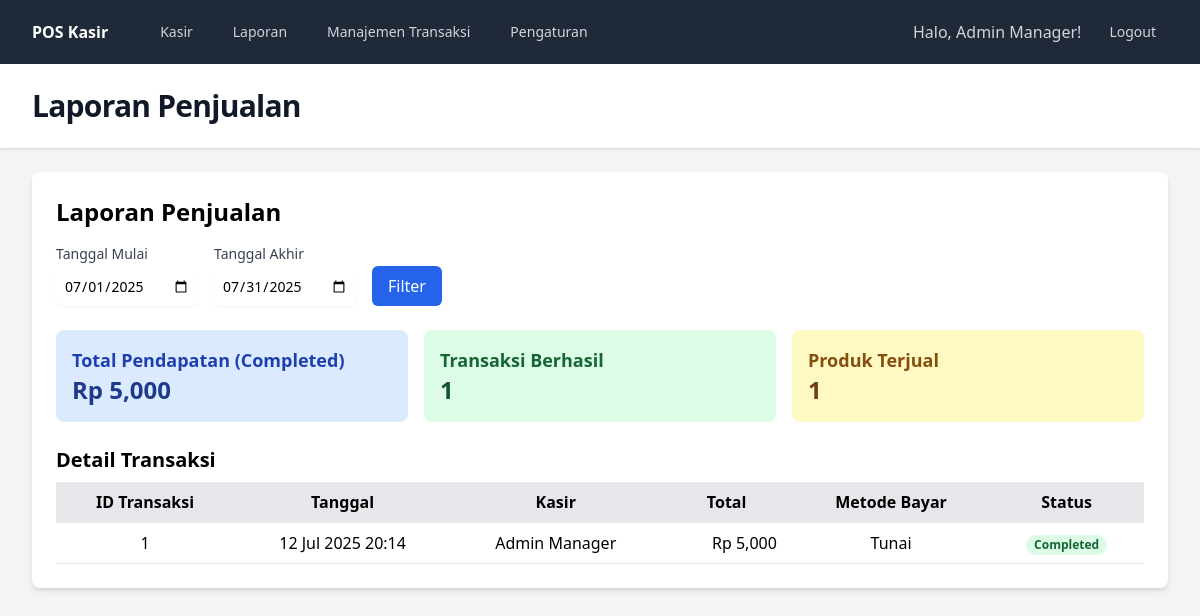
The app's page /reports (signed in), older data.
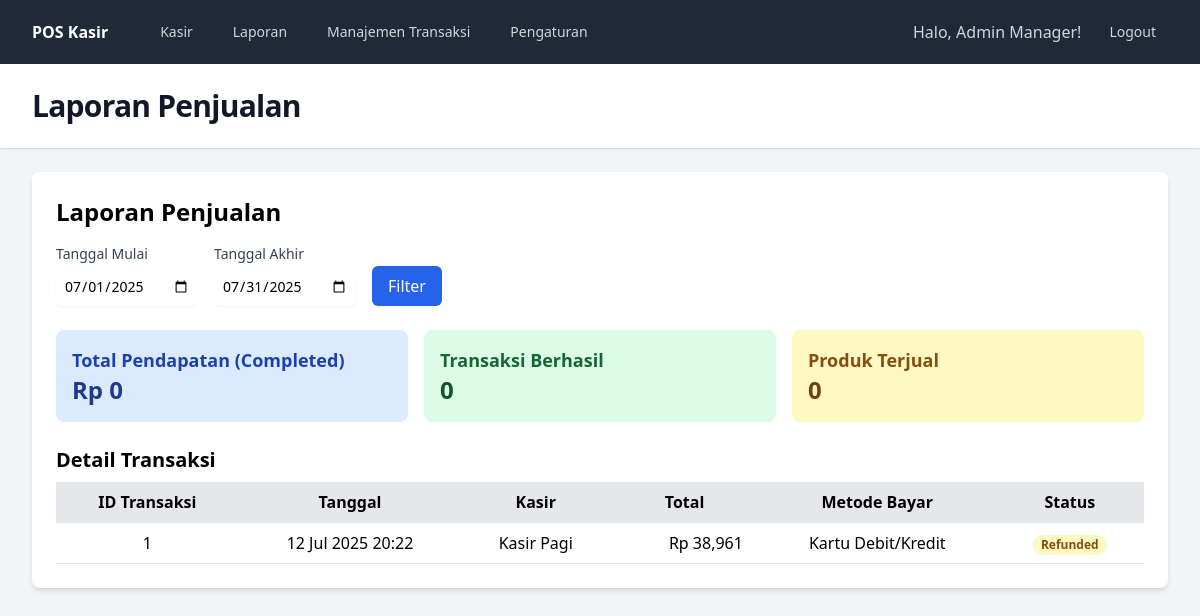
The same page, newer data.
### tables this page shows
CREATE TABLE transactions (
    id INTEGER PRIMARY KEY AUTOINCREMENT,
    employee_id INTEGER NOT NULL,
    final_amount REAL NOT NULL,
    payment_method TEXT NOT NULL,
    status TEXT DEFAULT 'Completed',
    transaction_date DATETIME DEFAULT CURRENT_TIMESTAMP,
    FOREIGN KEY (employee_id) REFERENCES employees(id)
);

CREATE TABLE employees (
    id INTEGER PRIMARY KEY AUTOINCREMENT,
    name TEXT NOT NULL,
    username TEXT NOT NULL UNIQUE,
    password TEXT NOT NULL,
    role_id INTEGER,
    is_active INTEGER DEFAULT 1,
    FOREIGN KEY (role_id) REFERENCES roles(id)
);

### src/views/reports/sales.php (the view, shortened to what this page needs)
<div class="bg-white p-6 rounded-lg shadow-md">
    <h2 class="text-2xl font-bold mb-4">Laporan Penjualan</h2>
    <div class="mb-6">
        <form method="GET" action="/reports" class="flex items-end space-x-4">
            <div>
                <label for="start_date" class="block text-sm font-medium text-gray-700">Tanggal Mulai</label>
                <input type="date" name="start_date" id="start_date" value="<?= htmlspecialchars($startDate) ?>" class="mt-1 block w-full rounded-md border-gray-300 shadow-sm focus:border-indigo-500 focus:ring-indigo-500 sm:text-sm p-2">
            </div>
            <div>
                <label for="end_date" class="block text-sm font-medium text-gray-700">Tanggal Akhir</label>
                <input type="date" name="end_date" id="end_date" value="<?= htmlspecialchars($endDate) ?>" class="mt-1 block w-full rounded-md border-gray-300 shadow-sm focus:border-indigo-500 focus:ring-indigo-500 sm:text-sm p-2">
            </div>
            <button type="submit" class="bg-blue-600 text-white px-4 py-2 rounded-md hover:bg-blue-700">Filter</button>
        </form>
    </div>
    <div class="grid grid-cols-1 md:grid-cols-3 gap-4 mb-6">
        <div class="bg-blue-100 p-4 rounded-lg">
            <h3 class="text-lg font-semibold text-blue-800">Total Pendapatan (Completed)</h3>
            <p class="text-2xl font-bold text-blue-900">Rp <?= number_format($summary['total_revenue'] ?? 0) ?></p>
        </div>
        <div class="bg-green-100 p-4 rounded-lg">
            <h3 class="text-lg font-semibold text-green-800">Transaksi Berhasil</h3>
            <p class="text-2xl font-bold text-green-900"><?= $summary['total_transactions'] ?? 0 ?></p>
        </div>
        <div class="bg-yellow-100 p-4 rounded-lg">
            <h3 class="text-lg font-semibold text-yellow-800">Produk Terjual</h3>
            <p class="text-2xl font-bold text-yellow-900"><?= $summary['total_items_sold'] ?? 0 ?></p>
        </div>
    </div>
    <h3 class="text-xl font-bold mb-2">Detail Transaksi</h3>
    <div class="overflow-x-auto">
        <table class="min-w-full bg-white">
            <thead class="bg-gray-200">
                <tr>
                    <th class="py-2 px-4 border-b">ID Transaksi</th>
                    <th class="py-2 px-4 border-b">Tanggal</th>
                    <th class="py-2 px-4 border-b">Kasir</th>
                    <th class="py-2 px-4 border-b">Total</th>
                    <th class="py-2 px-4 border-b">Metode Bayar</th>
                    <th class="py-2 px-4 border-b">Status</th>
                </tr>
            </thead>
            <tbody>
                <?php foreach ($transactions as $tx): ?>
                <tr class="hover:bg-gray-50">
                    <td class="py-2 px-4 border-b text-center"><?= $tx['id'] ?></td>
                    <td class="py-2 px-4 border-b text-center"><?= date('d M Y H:i', strtotime($tx['transaction_date'])) ?></td>
                    <td class="py-2 px-4 border-b text-center"><?= htmlspecialchars($tx['employee_name']) ?></td>
                    <td class="py-2 px-4 border-b text-right">Rp <?= number_format($tx['final_amount']) ?></td>
                    <td class="py-2 px-4 border-b text-center"><?= htmlspecialchars($tx['payment_method']) ?></td>
                    <td class="py-2 px-4 border-b text-center">
                        <span class="px-2 inline-flex text-xs leading-5 font-semibold rounded-full
                            <?= $tx['status'] === 'Completed' ? 'bg-green-100 text-green-800' : '' ?>
                            <?= $tx['status'] === 'Voided' ? 'bg-red-100 text-red-800' : '' ?>
                            <?= $tx['status'] === 'Refunded' ? 'bg-yellow-100 text-yellow-800' : '' ?>
                        ">
                            <?= htmlspecialchars($tx['status']) ?>
                        </span>
                    </td>
                </tr>
                <?php endforeach; ?>
            </tbody>
        </table>
    </div>
</div>

### public/index.php (shortened to what this page needs)
<?php
$requestUri = strtok($_SERVER["REQUEST_URI"], '?');
function render_view($viewName, $layout, $data = []) {
    extract($data);
    require __DIR__ . '/../src/views/layouts/' . $layout . '.php';
}
$db = Database::getInstance()->getConnection();
switch ($requestUri) {
    case '/reports':
        $startDate = $_GET['start_date'] ?? date('Y-m-01');
        $endDate = $_GET['end_date'] ?? date('Y-m-t');
        $startDateQuery = $startDate . ' 00:00:00';
        $endDateQuery = $endDate . ' 23:59:59';
        $stmt = $db->prepare(
            "SELECT t.*, e.name as employee_name
             FROM transactions t
             JOIN employees e ON t.employee_id = e.id
             WHERE t.transaction_date BETWEEN ? AND ?
             ORDER BY t.transaction_date DESC"
        );
        $stmt->execute([$startDateQuery, $endDateQuery]);
        $transactions = $stmt->fetchAll();
        $stmt = $db->prepare(
            "SELECT
                SUM(final_amount) as total_revenue,
                COUNT(id) as total_transactions,
                (SELECT SUM(quantity)
                 FROM transaction_items
                 WHERE transaction_id IN (
                    SELECT id FROM transactions
                    WHERE transaction_date BETWEEN ? AND ? AND status = 'Completed'
                 )) as total_items_sold
             FROM transactions
             WHERE transaction_date BETWEEN ? AND ? AND status = 'Completed'"
        );
        $stmt->execute([$startDateQuery, $endDateQuery, $startDateQuery, $endDateQuery]);
        $summary = $stmt->fetch();
        render_view('reports/sales', 'app', [
            'title' => 'Laporan Penjualan',
            'transactions' => $transactions,
            'summary' => $summary,
            'startDate' => $startDate,
            'endDate' => $endDate
        ]);
        break;
}

### src/views/layouts/app.php (shortened to what this page needs)
<!DOCTYPE html>
<html lang="id" class="h-full bg-gray-100">
<head>
    <script src="https://cdn.tailwindcss.com"></script>
</head>
<body class="h-full">
    <div class="min-h-full">
        <nav class="bg-gray-800">
            <div class="mx-auto max-w-7xl px-4 sm:px-6 lg:px-8">
                <div class="flex h-16 items-center justify-between">
                    <div class="flex items-center">
                        <div class="flex-shrink-0">
                            <h1 class="text-white font-bold">POS Kasir</h1>
                        </div>
                        <div class="hidden md:block">
                            <div class="ml-10 flex items-baseline space-x-4">
                                <a href="/" class="text-gray-300 hover:bg-gray-700 hover:text-white rounded-md px-3 py-2 text-sm font-medium">Kasir</a>
                                <?php if (isset($_SESSION['role_id']) && $_SESSION['role_id'] == 1) :  ?>
                                <a href="/reports" class="text-gray-300 hover:bg-gray-700 hover:text-white rounded-md px-3 py-2 text-sm font-medium">Laporan</a>
                                <a href="/reports/transactions" class="text-gray-300 hover:bg-gray-700 hover:text-white rounded-md px-3 py-2 text-sm font-medium">Manajemen Transaksi</a>
                                <a href="/settings" class="text-gray-300 hover:bg-gray-700 hover:text-white rounded-md px-3 py-2 text-sm font-medium">Pengaturan</a>
                                <?php endif; ?>
                            </div>
                        </div>
                    </div>
                    <div class="hidden md:block">
                       <div class="ml-4 flex items-center md:ml-6">
                            <span class="text-gray-300 mr-4">Halo, <?= htmlspecialchars($_SESSION['user_name'] ?? 'Guest') ?>!</span>
                            <a href="/logout" class="text-gray-300 hover:bg-gray-700 hover:text-white rounded-md px-3 py-2 text-sm font-medium">Logout</a>
                       </div>
                    </div>
                </div>
            </div>
        </nav>
        <header class="bg-white shadow">
            <div class="mx-auto max-w-7xl px-4 py-6 sm:px-6 lg:px-8">
                <h1 class="text-3xl font-bold tracking-tight text-gray-900"><?= $title ?? 'Dashboard' ?></h1>
            </div>
        </header>
        <main>
            <div class="mx-auto max-w-7xl py-6 sm:px-6 lg:px-8">
                <?php include $view; ?>
            </div>
        </main>
    </div>
</body>
</html>

Row changes from the older to the newer data that the page shows:
changed transactions id 1: transaction_date "12 Jul 2025 20:14" → "12 Jul 2025 20:22"; employee.name "Admin Manager" → "Kasir Pagi"; final_amount "5,000" → "38,961"; payment_method "Tunai" → "Kartu Debit/Kredit"; status "Completed" → "Refunded"
Text that changed along with them:
$summary['total_revenue']: "5,000" → "0"
$summary['total_transactions']: "1" → "0"
$summary['total_items_sold']: "1" → "0"
